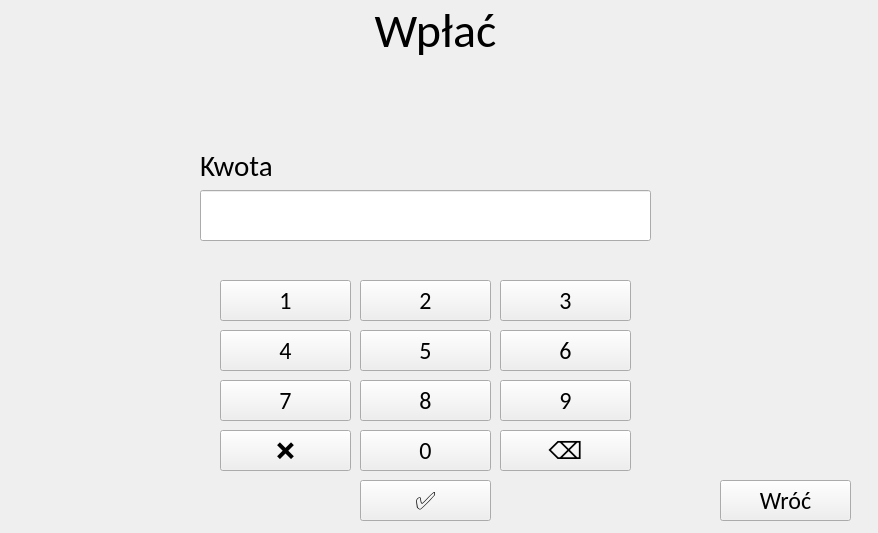
<?xml version="1.0" encoding="UTF-8"?>
<ui version="4.0">
 <class>BankomatDepositWindow</class>
 <widget class="QWidget" name="BankomatDepositWindow">
  <property name="geometry">
   <rect>
    <x>0</x>
    <y>0</y>
    <width>878</width>
    <height>533</height>
   </rect>
  </property>
  <property name="minimumSize">
   <size>
    <width>878</width>
    <height>533</height>
   </size>
  </property>
  <property name="maximumSize">
   <size>
    <width>878</width>
    <height>533</height>
   </size>
  </property>
  <property name="windowTitle">
   <string>Wpłata Środków</string>
  </property>
  <widget class="QLabel" name="AmountLabel">
   <property name="geometry">
    <rect>
     <x>200</x>
     <y>140</y>
     <width>451</width>
     <height>51</height>
    </rect>
   </property>
   <property name="font">
    <font>
     <family>Calibri</family>
     <pointsize>22</pointsize>
    </font>
   </property>
   <property name="text">
    <string>Kwota</string>
   </property>
  </widget>
  <widget class="QLineEdit" name="DepositEdit">
   <property name="geometry">
    <rect>
     <x>200</x>
     <y>190</y>
     <width>451</width>
     <height>51</height>
    </rect>
   </property>
   <property name="font">
    <font>
     <family>Calibri</family>
     <pointsize>24</pointsize>
    </font>
   </property>
   <property name="readOnly">
    <bool>true</bool>
   </property>
  </widget>
  <widget class="QLabel" name="DepositLabel">
   <property name="geometry">
    <rect>
     <x>0</x>
     <y>0</y>
     <width>871</width>
     <height>61</height>
    </rect>
   </property>
   <property name="font">
    <font>
     <family>Calibri</family>
     <pointsize>36</pointsize>
    </font>
   </property>
   <property name="text">
    <string>Wpłać</string>
   </property>
   <property name="alignment">
    <set>Qt::AlignmentFlag::AlignCenter</set>
   </property>
  </widget>
  <widget class="QPushButton" name="SevenButton">
   <property name="geometry">
    <rect>
     <x>220</x>
     <y>380</y>
     <width>131</width>
     <height>41</height>
    </rect>
   </property>
   <property name="font">
    <font>
     <family>Calibri</family>
     <pointsize>18</pointsize>
    </font>
   </property>
   <property name="text">
    <string>7</string>
   </property>
  </widget>
  <widget class="QPushButton" name="ClearButton">
   <property name="geometry">
    <rect>
     <x>220</x>
     <y>430</y>
     <width>131</width>
     <height>41</height>
    </rect>
   </property>
   <property name="font">
    <font>
     <family>Calibri</family>
     <pointsize>18</pointsize>
    </font>
   </property>
   <property name="text">
    <string>❌</string>
   </property>
  </widget>
  <widget class="QPushButton" name="ThreeButon">
   <property name="geometry">
    <rect>
     <x>500</x>
     <y>280</y>
     <width>131</width>
     <height>41</height>
    </rect>
   </property>
   <property name="font">
    <font>
     <family>Calibri</family>
     <pointsize>18</pointsize>
    </font>
   </property>
   <property name="text">
    <string>3</string>
   </property>
  </widget>
  <widget class="QPushButton" name="FourButton">
   <property name="geometry">
    <rect>
     <x>220</x>
     <y>330</y>
     <width>131</width>
     <height>41</height>
    </rect>
   </property>
   <property name="font">
    <font>
     <family>Calibri</family>
     <pointsize>18</pointsize>
    </font>
   </property>
   <property name="text">
    <string>4</string>
   </property>
  </widget>
  <widget class="QPushButton" name="NineButton">
   <property name="geometry">
    <rect>
     <x>500</x>
     <y>380</y>
     <width>131</width>
     <height>41</height>
    </rect>
   </property>
   <property name="font">
    <font>
     <family>Calibri</family>
     <pointsize>18</pointsize>
    </font>
   </property>
   <property name="text">
    <string>9</string>
   </property>
  </widget>
  <widget class="QPushButton" name="SixButton">
   <property name="geometry">
    <rect>
     <x>500</x>
     <y>330</y>
     <width>131</width>
     <height>41</height>
    </rect>
   </property>
   <property name="font">
    <font>
     <family>Calibri</family>
     <pointsize>18</pointsize>
    </font>
   </property>
   <property name="text">
    <string>6</string>
   </property>
  </widget>
  <widget class="QPushButton" name="OkButton">
   <property name="geometry">
    <rect>
     <x>360</x>
     <y>480</y>
     <width>131</width>
     <height>41</height>
    </rect>
   </property>
   <property name="font">
    <font>
     <family>Calibri</family>
     <pointsize>18</pointsize>
    </font>
   </property>
   <property name="text">
    <string>✅</string>
   </property>
  </widget>
  <widget class="QPushButton" name="OneButton">
   <property name="geometry">
    <rect>
     <x>220</x>
     <y>280</y>
     <width>131</width>
     <height>41</height>
    </rect>
   </property>
   <property name="font">
    <font>
     <family>Calibri</family>
     <pointsize>18</pointsize>
    </font>
   </property>
   <property name="text">
    <string>1</string>
   </property>
  </widget>
  <widget class="QPushButton" name="TwoButton">
   <property name="geometry">
    <rect>
     <x>360</x>
     <y>280</y>
     <width>131</width>
     <height>41</height>
    </rect>
   </property>
   <property name="font">
    <font>
     <family>Calibri</family>
     <pointsize>18</pointsize>
    </font>
   </property>
   <property name="text">
    <string>2</string>
   </property>
  </widget>
  <widget class="QPushButton" name="ZeroButton">
   <property name="geometry">
    <rect>
     <x>360</x>
     <y>430</y>
     <width>131</width>
     <height>41</height>
    </rect>
   </property>
   <property name="font">
    <font>
     <family>Calibri</family>
     <pointsize>18</pointsize>
    </font>
   </property>
   <property name="text">
    <string>0</string>
   </property>
  </widget>
  <widget class="QPushButton" name="DeleteButton">
   <property name="geometry">
    <rect>
     <x>500</x>
     <y>430</y>
     <width>131</width>
     <height>41</height>
    </rect>
   </property>
   <property name="font">
    <font>
     <family>Calibri</family>
     <pointsize>18</pointsize>
    </font>
   </property>
   <property name="text">
    <string>⌫</string>
   </property>
  </widget>
  <widget class="QPushButton" name="FiveButton">
   <property name="geometry">
    <rect>
     <x>360</x>
     <y>330</y>
     <width>131</width>
     <height>41</height>
    </rect>
   </property>
   <property name="font">
    <font>
     <family>Calibri</family>
     <pointsize>18</pointsize>
    </font>
   </property>
   <property name="text">
    <string>5</string>
   </property>
  </widget>
  <widget class="QPushButton" name="EightButton">
   <property name="geometry">
    <rect>
     <x>360</x>
     <y>380</y>
     <width>131</width>
     <height>41</height>
    </rect>
   </property>
   <property name="font">
    <font>
     <family>Calibri</family>
     <pointsize>18</pointsize>
    </font>
   </property>
   <property name="text">
    <string>8</string>
   </property>
  </widget>
  <widget class="QPushButton" name="BackButton">
   <property name="geometry">
    <rect>
     <x>720</x>
     <y>480</y>
     <width>131</width>
     <height>41</height>
    </rect>
   </property>
   <property name="font">
    <font>
     <family>Calibri</family>
     <pointsize>18</pointsize>
    </font>
   </property>
   <property name="text">
    <string>Wróć</string>
   </property>
  </widget>
 </widget>
 <resources/>
 <connections/>
</ui>
